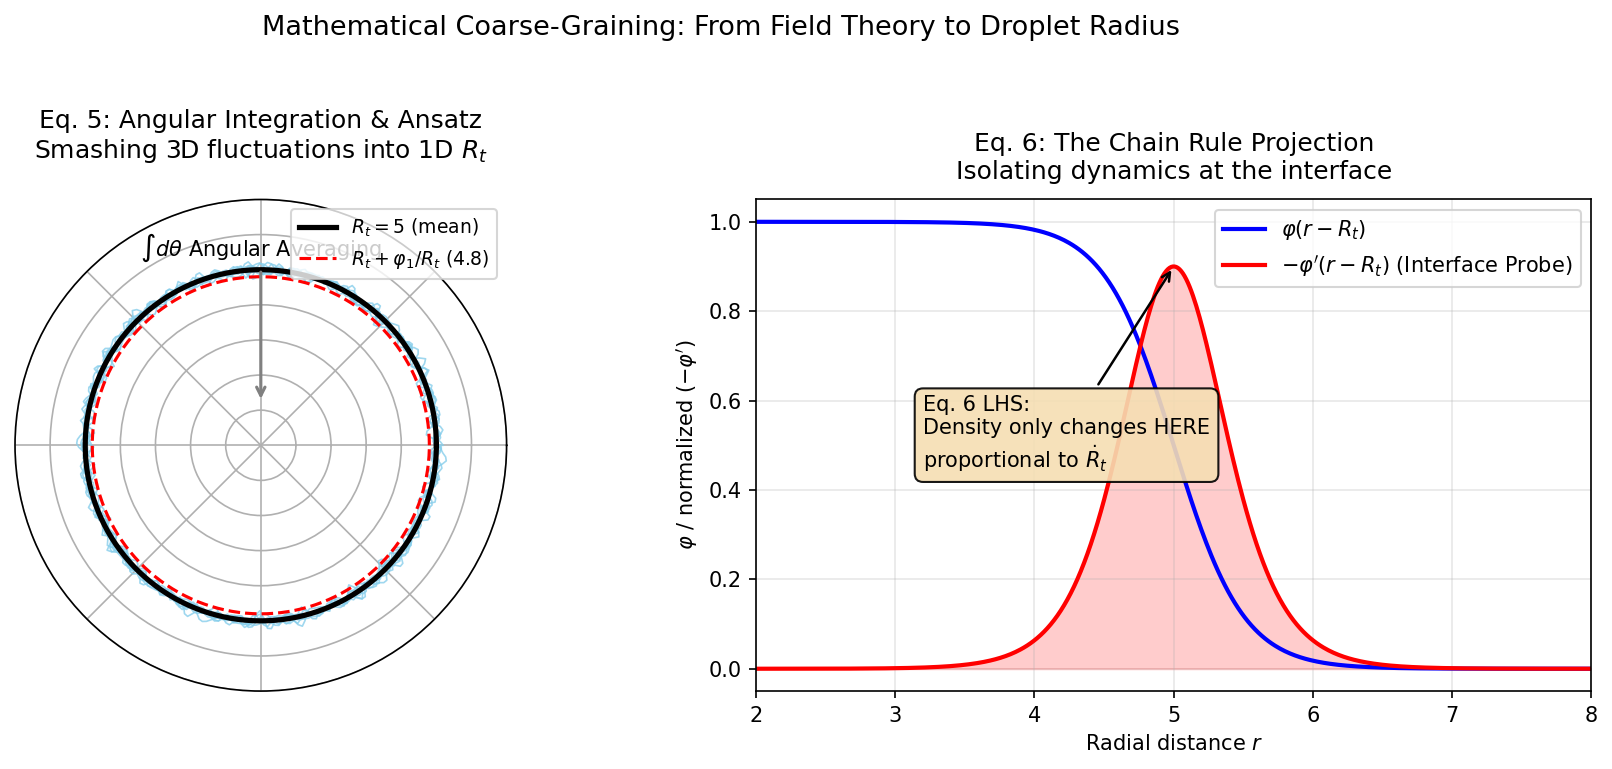

Write the Python code that produced this figure.
#!/usr/bin/env python3
"""
Active Phase Separation：從 3D 密度場降維到 1D 半徑演化

1x2 子圖視覺化：
- 左：Eq. 5 角積分與擬設（形狀漲落 → 平均半徑 R_t）
- 右：Eq. 6 介面濾波器與連鎖律（密度變化集中在介面）
"""

import numpy as np
import matplotlib.pyplot as plt
from numpy.fft import fft, ifft

# =============================================================================
# 畫布：左極座標、右直角
# =============================================================================
fig = plt.figure(figsize=(12, 5))
ax1 = fig.add_subplot(1, 2, 1, projection="polar")
ax2 = fig.add_subplot(1, 2, 2)

theta = np.linspace(0, 2 * np.pi, 300)
R_t = 5.0

# =============================================================================
# 圖一：Eq. 5 角積分與擬設
# =============================================================================
# 多條帶隨機高頻雜訊的邊界 R(θ) = 5 + 0.3*noise(θ)，代表不同微狀態
np.random.seed(42)
n_realizations = 8
for _ in range(n_realizations):
    noise = np.random.randn(len(theta))
    n = len(noise)
    f = fft(noise)
    f[n//4:-n//4] = 0
    noise_smooth = np.real(ifft(f))
    noise_smooth = 0.3 * noise_smooth / (np.max(np.abs(noise_smooth)) + 1e-8)
    R_noisy = R_t + noise_smooth
    ax1.plot(theta, R_noisy, color="skyblue", linewidth=0.8, alpha=0.8)

# 完美平均半徑的正圓
ax1.plot(theta, np.ones_like(theta) * R_t, "k-", linewidth=2.5, label=r"$R_t = 5$ (mean)")
# 曲率修正等效半徑
ax1.plot(theta, np.ones_like(theta) * 4.8, "r--", linewidth=1.5, label=r"$R_t + \varphi_1/R_t$ (4.8)")
# 箭頭：從漲落邊界指向中心，代表角積分
theta_arrow = np.pi / 2
r_arrow_start = R_t + 0.4
ax1.annotate(
    r"$\int d\theta$ Angular Averaging",
    xy=(theta_arrow, 1.2),
    xytext=(theta_arrow, r_arrow_start),
    arrowprops=dict(arrowstyle="->", color="gray", lw=1.5),
    fontsize=10,
    ha="center",
)
ax1.set_title(
    "Eq. 5: Angular Integration & Ansatz\nSmashing 3D fluctuations into 1D $R_t$",
    pad=20,
)
ax1.set_ylim(0, 7)
ax1.set_xticklabels([])
ax1.set_yticklabels([])
ax1.legend(loc="upper right", fontsize=9)

# =============================================================================
# 圖二：Eq. 6 介面濾波器與連鎖律
# =============================================================================
r = np.linspace(2, 8, 500)
R_t_1d = 5.0
# 曲線 A：φ(r) = 0.5*(1 - tanh(2*(r - 5)))
phi = 0.5 * (1 - np.tanh(2 * (r - R_t_1d)))
ax2.plot(r, phi, "b-", linewidth=2, label=r"$\varphi(r - R_t)$")

# 曲線 B：-φ'(r) = sech²(2*(r-5))，介面處尖峰
phi_prime = -0.5 * 2 * (1 / np.cosh(2 * (r - R_t_1d)) ** 2)
neg_phi_prime = -phi_prime
neg_phi_prime_plot = neg_phi_prime / neg_phi_prime.max() * 0.9
ax2.plot(r, neg_phi_prime_plot, "r-", linewidth=2, label=r"$-\varphi'(r - R_t)$ (Interface Probe)")
ax2.fill_between(r, 0, neg_phi_prime_plot, color="red", alpha=0.2)

# 註解：Eq. 6 LHS
ax2.annotate(
    "Eq. 6 LHS:\nDensity only changes HERE\nproportional to $\\dot{R}_t$",
    xy=(R_t_1d, 0.9),
    xytext=(3.2, 0.45),
    arrowprops=dict(arrowstyle="->", color="black", lw=1.2),
    fontsize=10,
    bbox=dict(boxstyle="round,pad=0.4", facecolor="wheat", alpha=0.9),
)
ax2.set_xlabel(r"Radial distance $r$")
ax2.set_ylabel(r"$\varphi$ / normalized $(-\varphi')$")
ax2.set_title(
    "Eq. 6: The Chain Rule Projection\nIsolating dynamics at the interface",
    pad=10,
)
ax2.set_xlim(2, 8)
ax2.set_ylim(-0.05, 1.05)
ax2.grid(True, alpha=0.3)
ax2.legend(loc="upper right")

# =============================================================================
# 整體標題與輸出
# =============================================================================
plt.suptitle(
    "Mathematical Coarse-Graining: From Field Theory to Droplet Radius",
    fontsize=13,
    y=1.02,
)
plt.tight_layout()
plt.savefig("ambp_field_to_radius.png", dpi=150, bbox_inches="tight")
plt.show()
